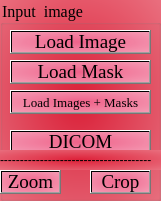
   <widget class="QGroupBox" name="groupBox_1">
    <property name="enabled">
     <bool>true</bool>
    </property>
    <property name="geometry">
     <rect>
      <x>0</x>
      <y>10</y>
      <width>161</width>
      <height>201</height>
     </rect>
    </property>
    <property name="font">
     <font>
      <family>Times New Roman</family>
      <pointsize>12</pointsize>
      <weight>9</weight>
      <italic>false</italic>
      <bold>false</bold>
     </font>
    </property>
    <property name="styleSheet">
     <string notr="true">background-color: qradialgradient(spread:pad, cx:0.495, cy:0.494318, radius:2, fx:0.489, fy:0.494318, stop:0 rgba(221, 32, 56, 255), stop:1 rgba(255, 255, 255, 255));color: rgb(0, 0, 0);font: 75 12pt &quot;Times New Roman&quot;;</string>
    </property>
    <property name="title">
     <string>Input  image </string>
    </property>
    <widget class="QPushButton" name="cropeimage_2">
     <property name="enabled">
      <bool>true</bool>
     </property>
     <property name="geometry">
      <rect>
       <x>0</x>
       <y>170</y>
       <width>61</width>
       <height>24</height>
      </rect>
     </property>
     <property name="font">
      <font>
       <family>Times New Roman</family>
       <pointsize>14</pointsize>
       <weight>9</weight>
       <italic>false</italic>
       <bold>false</bold>
      </font>
     </property>
     <property name="styleSheet">
      <string notr="true">color: rgb(0, 0, 0);background-color: qradialgradient(spread:pad, cx:0.5, cy:0.5, radius:2, fx:0.5, fy:0.5, stop:0 rgba(240, 101, 142, 237), stop:1 rgba(255, 255, 255, 255));
 font: 75 14pt &quot;Times New Roman&quot;; </string>
     </property>
     <property name="text">
      <string>Zoom</string>
     </property>
    </widget>
    <widget class="QPushButton" name="loadimage">
     <property name="enabled">
      <bool>true</bool>
     </property>
     <property name="geometry">
      <rect>
       <x>10</x>
       <y>30</y>
       <width>141</width>
       <height>24</height>
      </rect>
     </property>
     <property name="font">
      <font>
       <family>Times New Roman</family>
       <pointsize>14</pointsize>
       <weight>9</weight>
       <italic>false</italic>
       <bold>false</bold>
      </font>
     </property>
     <property name="styleSheet">
      <string notr="true">color: rgb(0, 0, 0);background-color: qradialgradient(spread:pad, cx:0.5, cy:0.5, radius:2, fx:0.5, fy:0.5, stop:0 rgba(240, 101, 142, 237), stop:1 rgba(255, 255, 255, 255));
 font: 75 14pt &quot;Times New Roman&quot;; </string>
     </property>
     <property name="text">
      <string>Load Image</string>
     </property>
    </widget>
    <widget class="QPushButton" name="DICOM_input">
     <property name="enabled">
      <bool>true</bool>
     </property>
     <property name="geometry">
      <rect>
       <x>10</x>
       <y>130</y>
       <width>141</width>
       <height>24</height>
      </rect>
     </property>
     <property name="font">
      <font>
       <family>Times New Roman</family>
       <pointsize>14</pointsize>
       <weight>9</weight>
       <italic>false</italic>
       <bold>false</bold>
      </font>
     </property>
     <property name="styleSheet">
      <string notr="true">color: rgb(0, 0, 0);background-color: qradialgradient(spread:pad, cx:0.5, cy:0.5, radius:2, fx:0.5, fy:0.5, stop:0 rgba(240, 101, 142, 237), stop:1 rgba(255, 255, 255, 255));
 font: 75 14pt &quot;Times New Roman&quot;; </string>
     </property>
     <property name="text">
      <string>DICOM</string>
     </property>
    </widget>
    <widget class="QLabel" name="label">
     <property name="geometry">
      <rect>
       <x>0</x>
       <y>150</y>
       <width>161</width>
       <height>20</height>
      </rect>
     </property>
     <property name="text">
      <string>--------------------------------------</string>
     </property>
    </widget>
    <widget class="QPushButton" name="cropeimage">
     <property name="enabled">
      <bool>true</bool>
     </property>
     <property name="geometry">
      <rect>
       <x>90</x>
       <y>170</y>
       <width>61</width>
       <height>24</height>
      </rect>
     </property>
     <property name="font">
      <font>
       <family>Times New Roman</family>
       <pointsize>14</pointsize>
       <weight>9</weight>
       <italic>false</italic>
       <bold>false</bold>
      </font>
     </property>
     <property name="styleSheet">
      <string notr="true">color: rgb(0, 0, 0);background-color: qradialgradient(spread:pad, cx:0.5, cy:0.5, radius:2, fx:0.5, fy:0.5, stop:0 rgba(240, 101, 142, 237), stop:1 rgba(255, 255, 255, 255));
 font: 75 14pt &quot;Times New Roman&quot;; </string>
     </property>
     <property name="text">
      <string>Crop</string>
     </property>
    </widget>
    <widget class="QPushButton" name="load_mask">
     <property name="enabled">
      <bool>true</bool>
     </property>
     <property name="geometry">
      <rect>
       <x>10</x>
       <y>60</y>
       <width>141</width>
       <height>24</height>
      </rect>
     </property>
     <property name="font">
      <font>
       <family>Times New Roman</family>
       <pointsize>14</pointsize>
       <weight>9</weight>
       <italic>false</italic>
       <bold>false</bold>
      </font>
     </property>
     <property name="styleSheet">
      <string notr="true">color: rgb(0, 0, 0);background-color: qradialgradient(spread:pad, cx:0.5, cy:0.5, radius:2, fx:0.5, fy:0.5, stop:0 rgba(240, 101, 142, 237), stop:1 rgba(255, 255, 255, 255));
 font: 75 14pt &quot;Times New Roman&quot;; </string>
     </property>
     <property name="text">
      <string>Load Mask</string>
     </property>
    </widget>
    <widget class="QPushButton" name="loadimage_2">
     <property name="enabled">
      <bool>true</bool>
     </property>
     <property name="geometry">
      <rect>
       <x>10</x>
       <y>90</y>
       <width>141</width>
       <height>24</height>
      </rect>
     </property>
     <property name="font">
      <font>
       <family>Times New Roman</family>
       <pointsize>10</pointsize>
       <weight>9</weight>
       <italic>false</italic>
       <bold>false</bold>
      </font>
     </property>
     <property name="styleSheet">
      <string notr="true">color: rgb(0, 0, 0);background-color: qradialgradient(spread:pad, cx:0.5, cy:0.5, radius:2, fx:0.5, fy:0.5, stop:0 rgba(240, 101, 142, 237), stop:1 rgba(255, 255, 255, 255));
 font: 75 10pt &quot;Times New Roman&quot;; </string>
     </property>
     <property name="text">
      <string>Load Images + Masks</string>
     </property>
    </widget>
   </widget>
